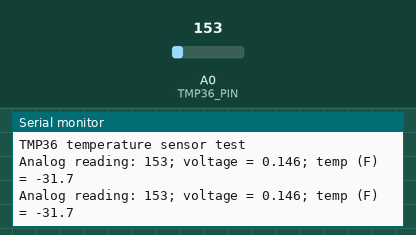
The sketch below on a simulated Arduino Uno, built with avr-gcc and run on an emulated ATmega328P. On the bench: the last lines printed to the serial monitor. Inputs (shaded band) come from the test bench; at power-on: A0 (TMP36_PIN) = 153.

Above: at 5.8 s.
5.9 s: A0 (TMP36_PIN) set to 165
At 10.8 s:
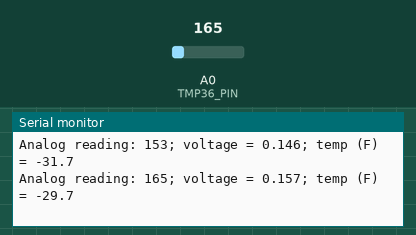
11.9 s: A0 (TMP36_PIN) set to 175
At 15.9 s:
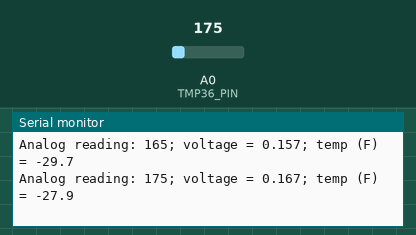
Timing chart, 0 to 17.4 s (numbered marks = the images above; inputs shaded):
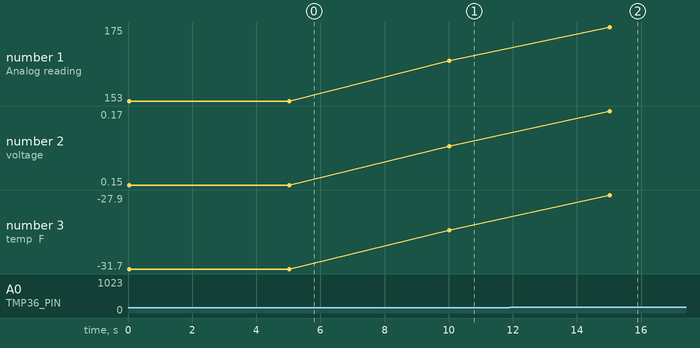

The sketch:

TMP36_TemperatureSensor.ino
```cpp
// Connections are: VCC --- OUT --- GND
// A 0.22 uF cap (224) across pins 1 and 3 wouldn't hurt

#define TMP36_PIN   0 // Analog pin 0
#define DELAY       5 // Seconds

void setup()
{
  Serial.begin(9600);
  Serial.println ("TMP36 temperature sensor test");
}

void loop()
{
  int ar = analogRead(TMP36_PIN); // ar will be in [0, 1023]

  float voltage = ar / 1024.;
  voltage *= .977; // Observed fudge factor
  float degreesC = (voltage - 0.5) * 100.0;
  float degreesF = degreesC * (9.0/5.0) + 32.0;

  Serial.print("Analog reading: "); Serial.print (ar);
  Serial.print("; voltage = "); Serial.print(voltage, 3);
  Serial.print("; temp (F) = "); Serial.println(degreesF, 1);

  delay(DELAY * 1000);
}
```

Measured:
- after the input at 5.9 s, the serial monitor: prints a new line after 4.1 s (image 1)
- after the input at 11.9 s, the serial monitor: prints a new line after 3.1 s (image 2)
- plotted number 1: 153 → 165 after the input at 5.9 s, 165 → 175 after the input at 11.9 s
- plotted number 2: 0.15 → 0.16 after the input at 5.9 s, 0.16 → 0.17 after the input at 11.9 s
- plotted number 3: -31.7 → -29.7 after the input at 5.9 s, -29.7 → -27.9 after the input at 11.9 s
